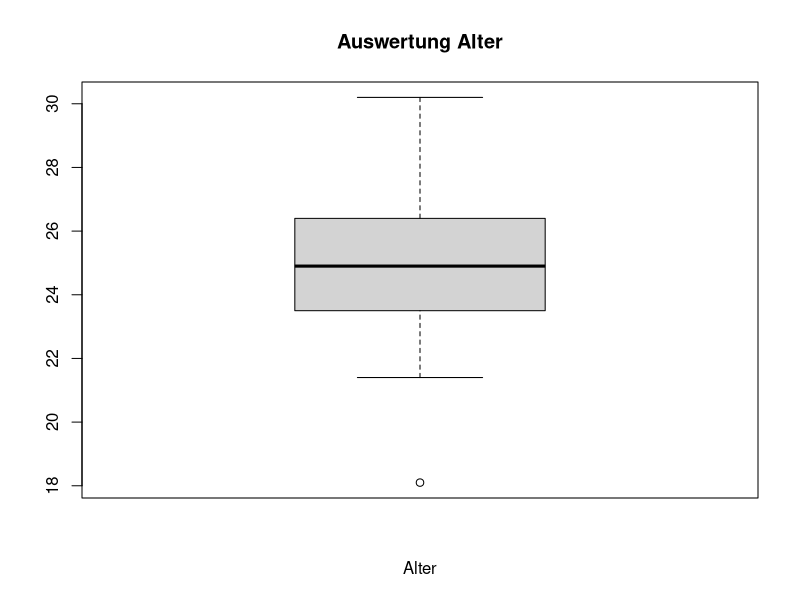
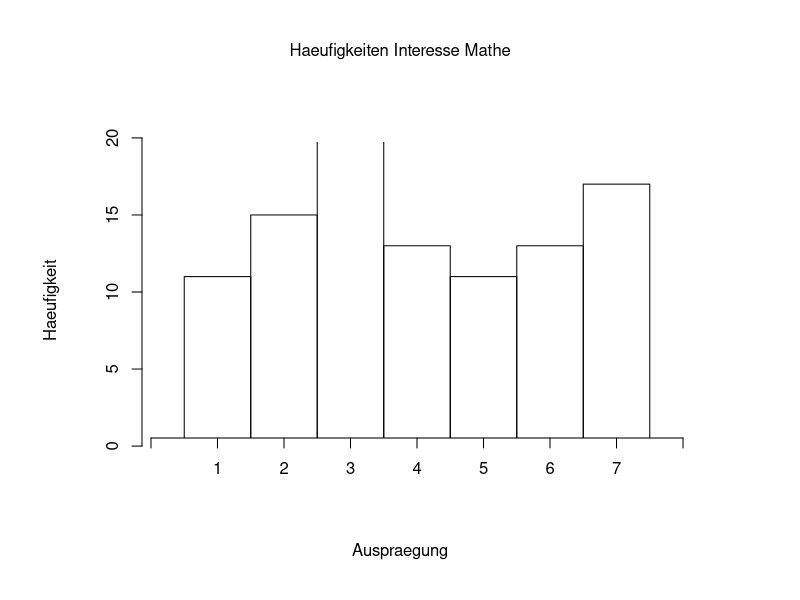
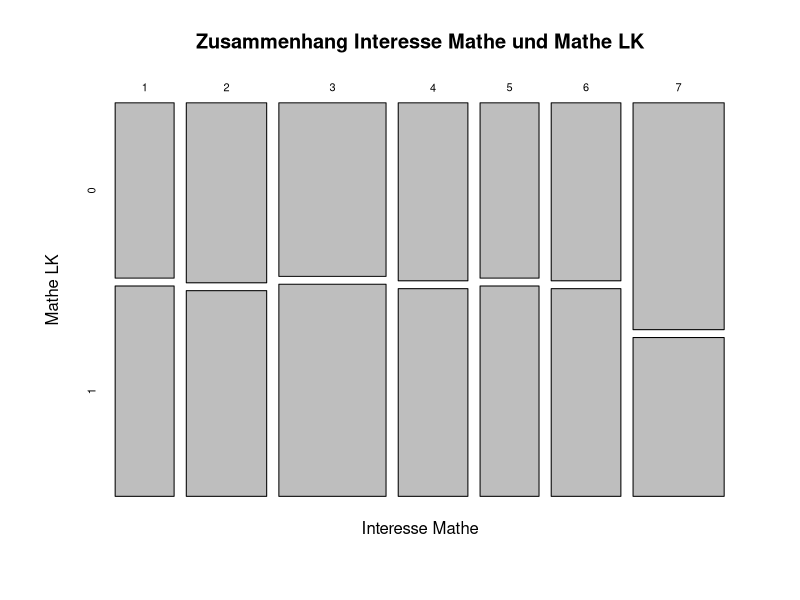
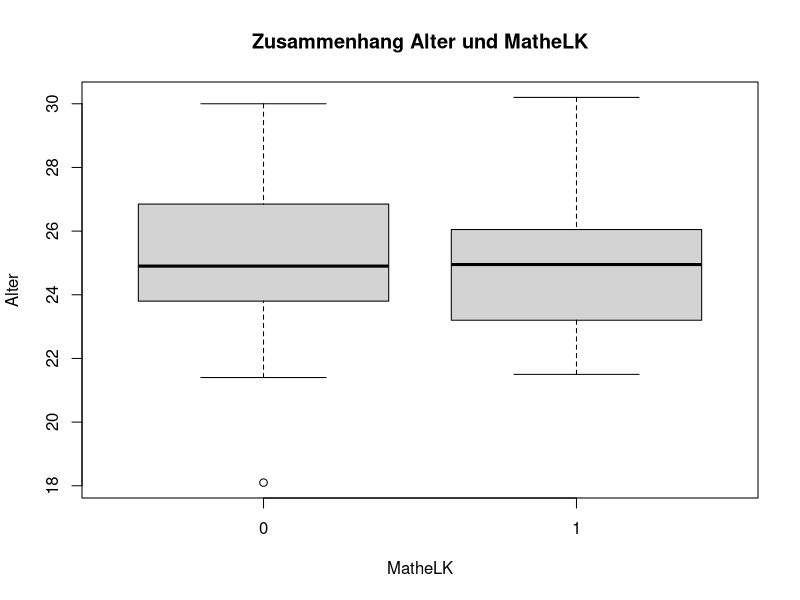
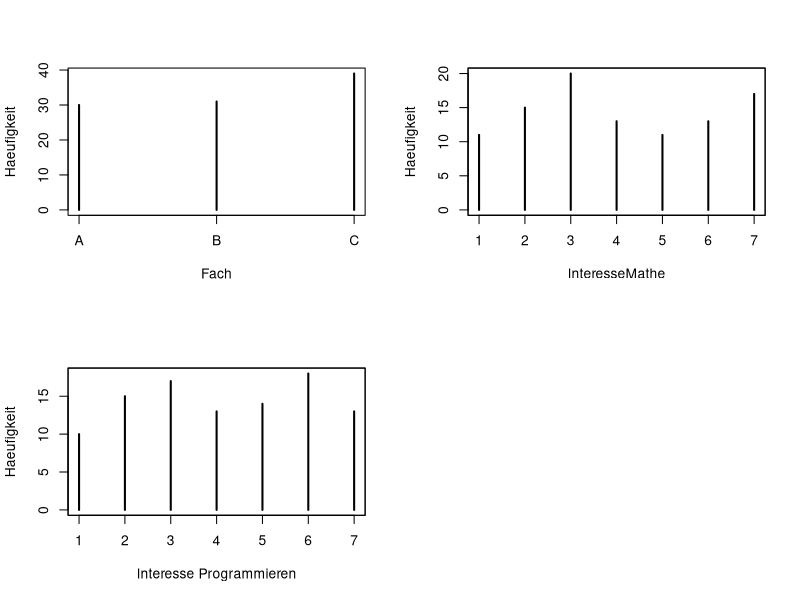

Reproduce these figures in R, in order. (Note: this script raises an error after producing the figures.)
#Hier die Funktionen zur Auswertung
test <- data.frame("alter"=round(rnorm(100, mean = 25,sd = 2),1),
                   "fach"=factor(sample(c("A", "B", "C"),100, rep=T)),
                   "IntMath" = factor(sample(1:7, 100, rep=T)),
                   "IntPro" = factor(sample(1:7, 100, rep=T)),
                   "MLK" = factor(sample(0:1, 100, rep=T))                   )

# (a) Eine Funktion, die verschiedene geeignete deskriptive Statistiken
# fuer metrische Variablen berechnet und ausgibt

metric <- function(v, name){
  print(summary(v))
  cat("Var:", var(v))
  boxplot(v, xlab=name, main=paste("Auswertung", name))
}
#Test
metric(test$alter, "Alter")



# b) Eine Funktion, die verschiedene geeignete deskriptive Statistiken
# fuer kategoriale Variablen berechnet und ausgibt

kateg <- function(v, name, plot=TRUE){
  #browser()
  #Haeufigkeiten
  cat("Haeufigkeiten",name, "\n")
  print(table(v))
  
  #Modus
  cat("\nModus: ", names(which(table(v)==max(table(v)))), "\n")
  cat("--------------------------", "\n")
  
  #Grafik
  if(plot){
    n <- length(levels(v))
    maH <- max(table(v))
    plot.new()
    plot.window(xlim=c(0,n+1), ylim=c(0,maH))
    par(oma=c(3,3,3,3))
    axis(1, at=0:(n+1), labels = c("",levels(v),""))
    axis(2)
    rect(xleft=(1:n)-0.5, ybottom=0, xright=(1:n)+0.5, ytop=table(v))
    mtext(text=paste("Haeufigkeiten", name),side = 3, outer=TRUE)
    mtext("Auspraegung", 1, outer = TRUE)
    mtext("Haeufigkeit", 2, outer = TRUE)
  }
}
#Test
kateg(test$IntMath, "Interesse Mathe")

# (c) Eine Funktion, die geeignete deskriptive bivariate Statistiken fuer
# den Zusammenhang zwischen zwei kategorialen Variablen
# berechnet ausgibt

bivKateg <- function(v1, v2, name1, name2, plot){
  #browser()
  #einzelne Auswertungen
  kateg(v1, name1, FALSE)
  kateg(v2, name2, FALSE)
  
  #gemeinsame Haeufigkeiten
  cat("Gemeinsame Haeufigkeiten:", "\n")
  print(table(v1, v2))
  
  #evtl noch Plot der gemeinsamen Haeufigkeiten
  if(plot){
    dev.off()
    plot(table(v1,v2), xlab=name1, ylab=name2, 
         main=paste("Zusammenhang", name1 ,"und", name2))
  }
  
}

#Test
bivKateg(test$IntMath, test$MLK, "Interesse Mathe", "Mathe LK", TRUE)


# (d) Eine Funktion, die geeignete deskriptive bivariate Statistiken fuer
# den Zusammengang zwischen einer metrischen und einer
# dichotomen Variablen berechnet und ausgibt

bivMetDicho <- function(met, dic, nameMet, nameDic){
  print(boxplot(met ~ dic, plot=FALSE))
  dev.off()
  boxplot(met ~ dic, xlab=nameDic, ylab=nameMet, 
          main=paste("Zusammenhang", nameMet, "und", nameDic))
}

#Test
bivMetDicho(met = test$alter, dic= test$MLK, "Alter", "MatheLK")


# (e) Eine Funktion, die eine mindestens ordinal skalierte Variable
# quantilbasiert kategorisiert (z.B. in niedrig, mittel, hoch)

quantKateg <- function(v){
  quantiles <- quantile(v, c(0.33,0.66))
  kat <- 0
  for(i in 1:length(v)){
    if(v[i]<=quantiles[1]){kat[i] <- "niedrig"}
    if(v[i]<=quantiles[2] && v[i]>quantiles[1]){kat[i] <- "mittel"}
    if(v[i]>quantiles[2]){kat[i] <- "hoch"}
  }
  return(kat)
}

#Test
quantKateg(test$alter)



# (f) Eine Funktion, die eine geeignete Visualisierung von drei oder vier
# kategorialen Variablen erstellt

visualize <- function(v1,v2,v3,v4="", name1, name2, name3, name4=""){
  par(mfrow=c(2,2))
  plot(table(v1), xlab=name1, ylab="Haeufigkeit")
  box()
  plot(table(v2), xlab=name2, ylab="Haeufigkeit")
  box()
  plot(table(v3), xlab=name3, ylab="Haeufigkeit")
  box()
  if(v4!=""){
    plot(table(v4), xlab=name4, ylab="Haeufigkeit")
    box()
    }
}

visualize(test$fach, test$IntMath, test$IntPro, test$MLK, 
          "Fach", "InteresseMathe", "Interesse Programmieren", "MatheLK")

# Freiwillig: weitere zur Deskription und Visualisierung geeignete
# Funktionen